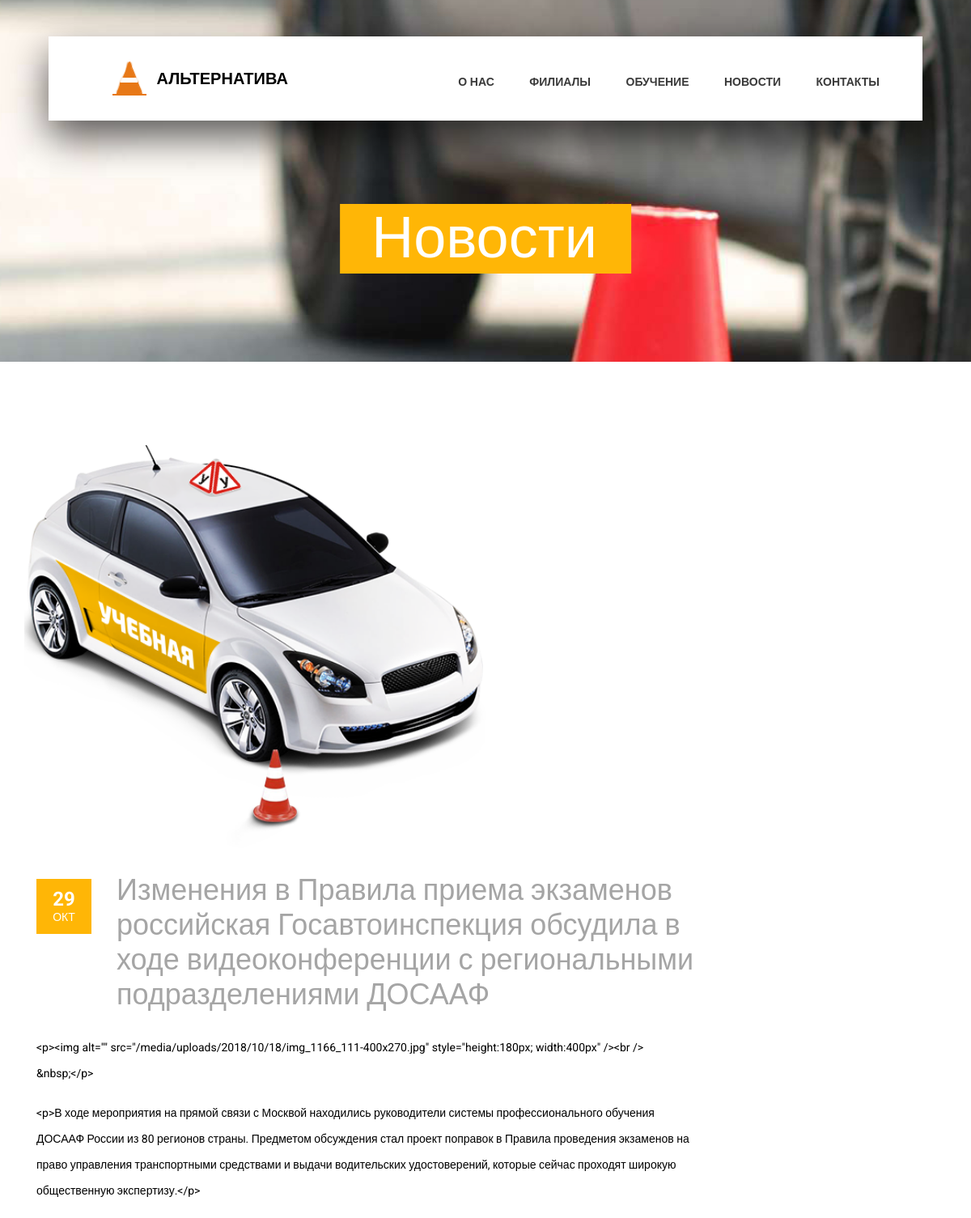
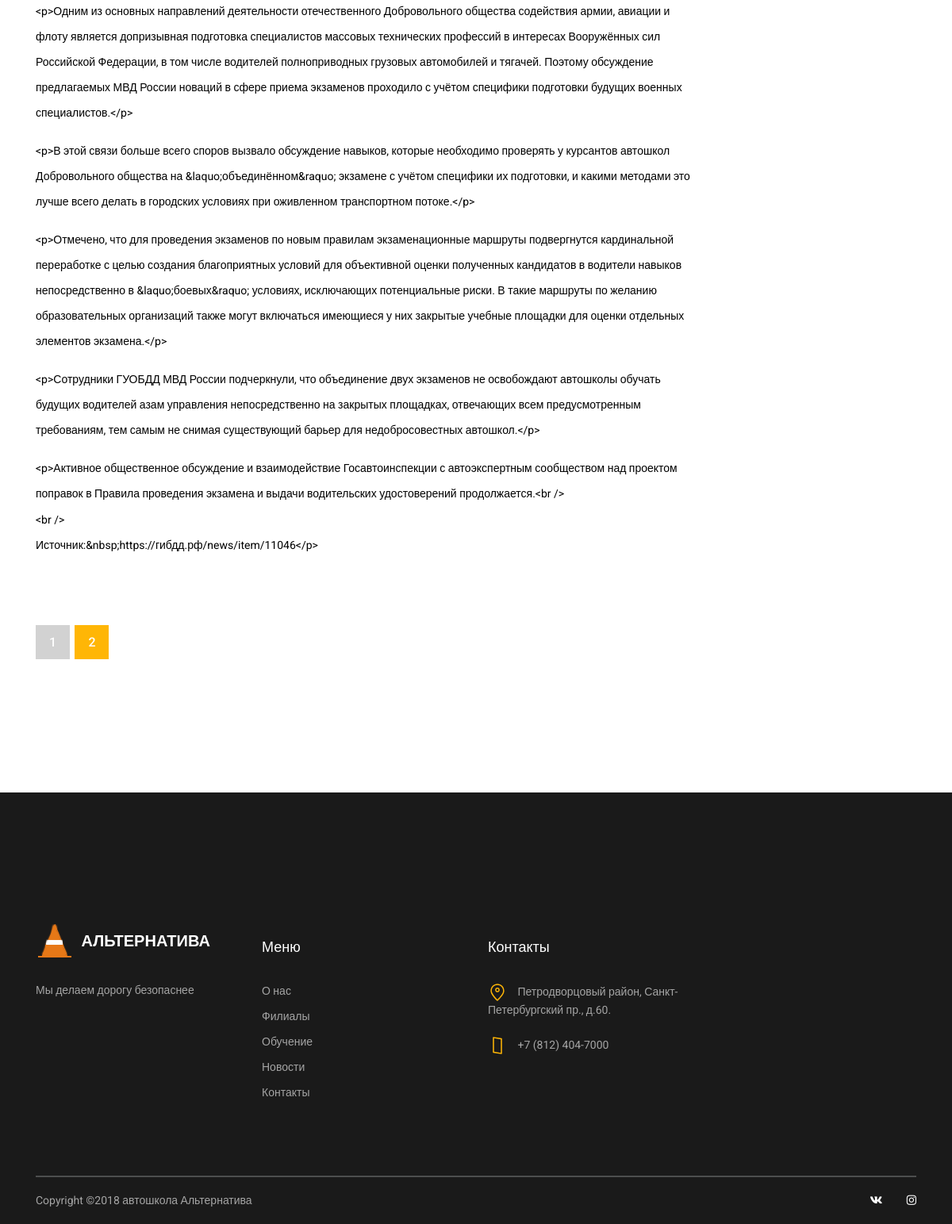
Screenshot of /news/2/ with the database file from the repository (2 pictures, top to bottom).
### schooldriving/models.py (models this page shows, shortened)
class News(models.Model):
    title = models.CharField('Заголовок', max_length=300,)
    text = RichTextUploadingField('Текст', default=None)
    data_news = models.DateField('Дата', auto_now=True)
    priority = models.IntegerField('Приоритет новости', default=1)
    is_active = models.BooleanField('Активен:', default=True)
    class Meta:
        verbose_name = 'Новости'
        verbose_name_plural = 'Новости'

### schooldriving/views.py (the view)
# urls.py: path('news/', views.news, name='news'),
def news(request, page_number=1):
    news_list = News.objects.filter(is_active=True).order_by('-data_news')
    for n in news_list:
        print(n.data_news)
    current_page = Paginator(news_list, 3)
    pages = current_page.page(page_number)
    return render(request, 'news.html', locals())

### schooldriving/templates/news.html (shortened to what this page needs)
<!DOCTYPE html>
<html lang="en">
<head>
    {% load static %}
    <link rel="stylesheet" type="text/css" href="{% static 'styles/bootstrap4/bootstrap.min.css' %}">
    <link href="{% static 'plugins/fontawesome-free-5.0.1/css/fontawesome-all.css' %}" rel="stylesheet" type="text/css">
    <link rel="stylesheet" type="text/css" href="{% static 'styles/news_styles.css' %}">
    <link rel="stylesheet" type="text/css" href="{% static 'styles/news_responsive.css' %}">
</head>
<body>
<div class="super_container">
    <header class="header d-flex flex-row">
        <div class="header_content d-flex flex-row align-items-center">
            <div class="logo_container">
                <div class="logo">
                    <img src="{% static 'images/logo.png' %}" alt="">
                    <span><a id="logo-name" href="/">Альтернатива</a></span>
                </div>
            </div>
            <nav class="main_nav_container">
                <div class="main_nav">
                    <ul class="main_nav_list">
                        <li class="main_nav_item"><a href="/">О Нас</a></li>
                        <li class="main_nav_item"><a href="/classes">Филиалы</a></li>
                        <li class="main_nav_item"><a href="/#course">Обучение</a></li>
                        <li class="main_nav_item"><a href="/news">Новости</a></li>
                        <li class="main_nav_item"><a href="/contacts">Контакты</a></li>
                    </ul>
                </div>
            </nav>
        </div>
    </header>
    <div class="home">
        <div class="home_background_container prlx_parent">
            <div class="home_background prlx"
                 style="background-image:url( {% static 'images/news_background.jpg' %})"></div>
        </div>
        <div class="home_content">
            <h1>Новости</h1>
        </div>
    </div>
    <div class="news">
        <div class="container">
            <div class="row">
                <div class="news_post_image">
                    <img src="{% static 'images/news.png' %}" height="602" width="690"
                         alt="https://unsplash.com/@dsmacinnes">
                </div>
                <div class="col-lg-9">
                    {% for post in pages %}
                        <div class="news_posts">
                            <div class="news_post">
                                <div class="news_post_top d-flex flex-column flex-sm-row">
                                    <div class="news_post_date_container">
                                        <div class="news_post_date d-flex flex-column align-items-center justify-content-center">
                                            <div>{{ post.data_news | date:"d"}}</div>
                                            <div>{{ post.data_news | date:"M"}}</div>
                                        </div>
                                    </div>
                                    <div class="news_post_title_container">
                                        <div class="news_post_title">
                                            <a>{{ post.title }}</a>
                                        </div>
                                    </div>
                                </div>
                                <div class="news_post_text">
                                    {{ post.text | safe }}
                                </div>
                            </div>
                        </div>
                    {% endfor %}
                    <div class="news_page_nav">
                        <ul>
                            {% for page in pages.paginator.page_range %}
                                {% if page == pages.number %}
                                    <li class="active text-center trans_200"><a href="/news/{{ page }}/">{{ page }}</a>
                                    </li>
                                {% else %}
                                    <li class="text-center trans_200"><a href="/news/{{ page }}/">{{ page }}</a></li>
                                {% endif %}
                            {% endfor %}
                        </ul>
                    </div>
                </div>
                <div class="col-lg-4">
                </div>
            </div>
        </div>
    </div>
    <footer class="footer">
        <div class="container">
            <div class="footer_content">
                <div class="row">
                    <div class="col-lg-3 footer_col">
                        <div class="logo_container">
                            <div class="logo">
                                <img src="{% static 'images/logo.png' %}" alt="">
                                <span>Альтернатива</span>
                            </div>
                        </div>
                        <p class="footer_about_text">Мы делаем дорогу безопаснее</p>
                    </div>
                    <div class="col-lg-3 footer_col">
                        <div class="footer_column_title">Меню</div>
                        <div class="footer_column_content">
                            <ul>
                                <li class="footer_list_item"><a href="/">О нас</a></li>
                                <li class="footer_list_item"><a href="/classes">Филиалы</a></li>
                                <li class="footer_list_item"><a href="/#course">Обучение</a></li>
                                <li class="footer_list_item"><a href="/news">Новости</a></li>
                                <li class="footer_list_item"><a href="/contacts">Контакты</a></li>
                            </ul>
                        </div>
                    </div>
                    <div class="col-lg-3 footer_col">
                        <div class="footer_column_title">Контакты</div>
                        <div class="footer_column_content">
                            <ul>
                                <li class="footer_contact_item">
                                    <div class="footer_contact_icon">
                                        <img src="{% static 'images/placeholder.svg' %}"
                                             alt="https://www.flaticon.com/authors/lucy-g">
                                    </div>
                                    Петродворцовый район, Санкт-Петербургский пр., д.60.
                                </li>
                                <li class="footer_contact_item">
                                    <div class="footer_contact_icon">
                                        <img src="{% static 'images/smartphone.svg' %}"
                                             alt="https://www.flaticon.com/authors/lucy-g">
                                    </div>
                                    +7 (812) 404-7000
                                </li>
                            </ul>
                        </div>
                    </div>
                </div>
            </div>
            <div class="footer_bar d-flex flex-column flex-sm-row align-items-center">
                <div class="footer_copyright">
					<span>
Copyright &copy;<script>document.write(new Date().getFullYear());</script> автошкола Альтернатива</span>
                </div>
                <div class="footer_social ml-sm-auto">
                    <ul class="menu_social">
                        <li class="menu_social_item"><a href="#"><i class="fab fa-vk"></i></a></li>
                        <li class="menu_social_item"><a href="#"><i class="fab fa-instagram"></i></a></li>
                    </ul>
                </div>
            </div>
        </div>
    </footer>
</div>
</body>
</html>

### schooldriving/static/styles/news_responsive.css (style rules this page uses)
@media only screen and (max-width: 1380px) { .header { width: 1200px; } }
@media only screen and (max-width: 1380px) { .header_content { width: calc(100% - 219px); } }
@media only screen and (max-width: 1380px) { .main_nav_container { padding-right: 63px; } }
@media only screen and (max-width: 1280px) { .header { width: 90%; } }
@media only screen and (max-width: 1280px) { .header_content { width: 100%; } }
@media only screen and (max-width: 1280px) { .main_nav_container { padding-right: 53px; } }

### rows the page displays
News: data_news "29", data_news "ОКТ", title "Изменения в Правила приема экзаменов российская Госавтоинспекция обсудила в ходе видеоконференции с региональными подразделениями ДОСААФ", text "<p><img alt=\"\" src=\"/media/uploads/2018/10/18/img_1166_111-400x270.jpg\" style=\"height:180px; width:400px\" /><br /> &nbsp;</p> <p>В ходе мероприятия на прямой связи с Москвой находились руководители системы профессионального обучения ДОСААФ России из 80 регионов страны. Предметом обсуждения стал проект поправок в Правила проведения экзаменов на право управления транспортными средствами и выдачи водительских удостоверений, которые сейчас проходят широкую общественную экспертизу.</p> <p>Одним из основных направлений деятельности отечественного Добровольного общества содействия армии, авиации и флоту является допризывная подготовка специалистов массовых технических профессий в интересах…"

### other values shown
{{ page }} "1"
{{ page }} "2"
